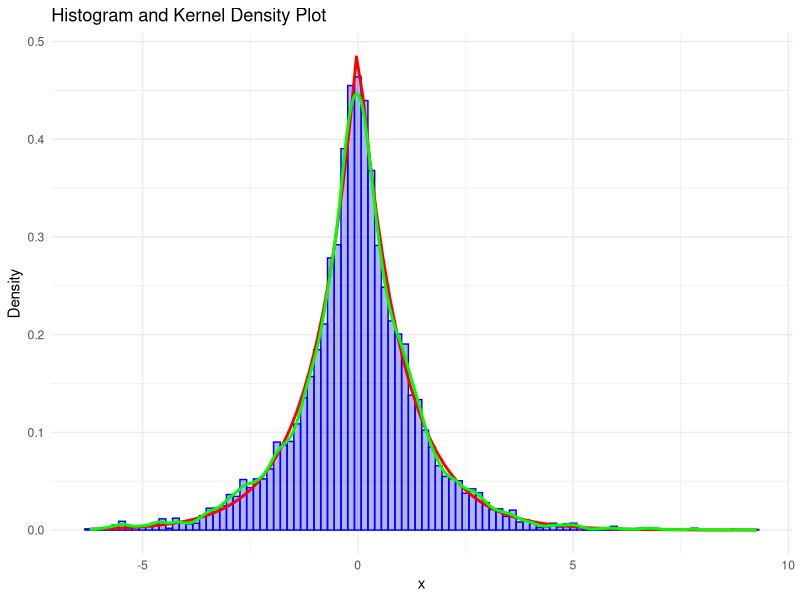

This figure's R source:
## ---- chunk 1
knitr::opts_chunk$set(echo = TRUE)
## ---- chunk 2
library(ggplot2)

# Probability density function
f <- function(x) { return(0.5 * exp(-abs(x))) }

# Metropolis-Hastings algorithm
MetropolisHastings <- function(N, s, x0) {
  samples <- c(x0)
  xi <- x0
  
  for (i in 2:N) {
    xp <- rnorm(1, mean=samples[i-1], sd=s)
    
    # Compute acceptance ratio
    r <- f(xp) / f(samples[i-1])
    
    # Generate a random number from uniform distribution
    u <- runif(1)
    
    # Accept or reject the proposal
    if (log(u) < log(r)) xi <- xp
    
    samples <- c(samples, xi)
  }
  
  return(samples)
}

# Parameters
N <- 10000
s <- 1
x0 <- 0

# Generate samples
samples <- MetropolisHastings(N, s, x0)

# Compute sample mean and standard deviation
sampleMean <- mean(samples)
sampleStd <- sd(samples)

# Plot histogram and kernel density plot
ggplot(data.frame(x = samples), aes(x = x)) +
  geom_histogram(bins = 100, aes(y = ..density..), alpha = 0.3, color = 'blue', fill = 'blue') +
  stat_function(fun = f, color = 'red', size = 1) +
  geom_density(color = 'green', size = 1) +
  labs(title = 'Histogram and Kernel Density Plot', x = 'x', y = 'Density') +
  theme_minimal() +
  theme(legend.position = 'top') +
  scale_color_manual(values = c('red', 'green')) +
  scale_fill_manual(values = c('blue')) +
  guides(color = FALSE, fill = FALSE)

# Print sample mean and standard deviation
print(paste("Sample Mean:", sampleMean))
print(paste("Sample Standard Deviation:", sampleStd, "\n"))
